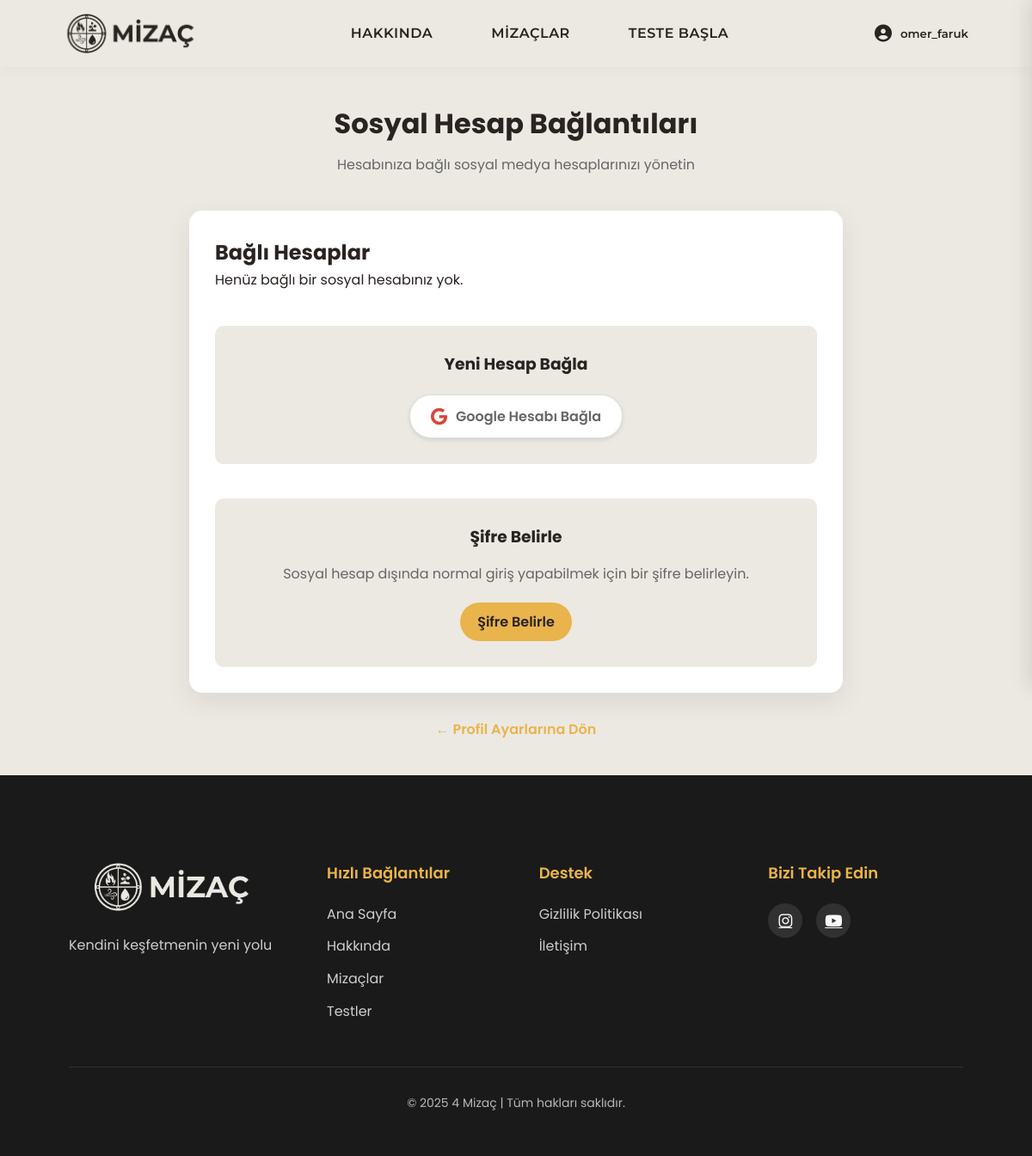
The page /accounts/social/ (signed in) on the database as committed earlier.
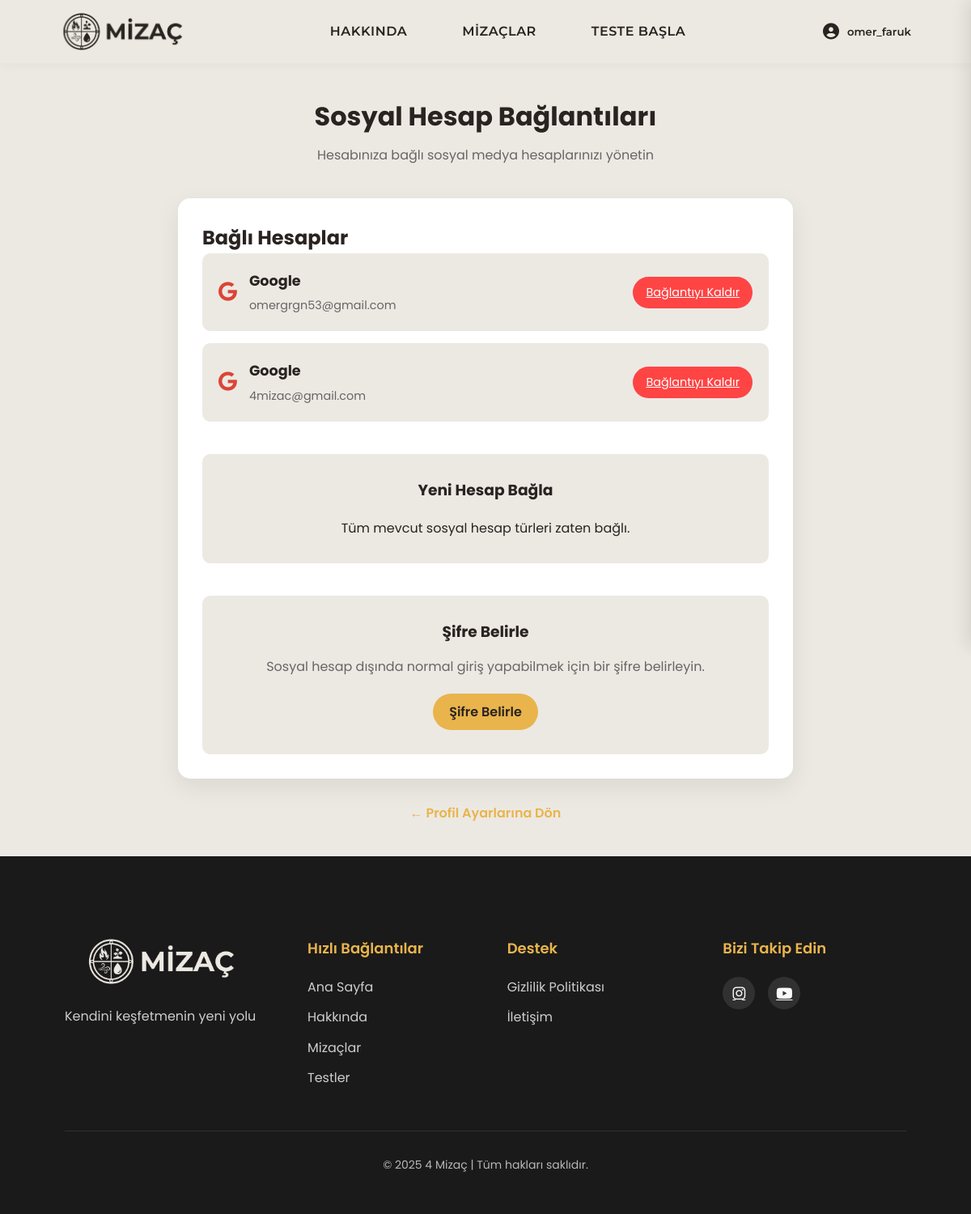
The same page on the database as committed later.
### accounts/models.py (models this page shows, shortened)
class SocialAccount(models.Model):
    PROVIDER_CHOICES = [
        ('google', 'Google'),
    ]
    user = models.ForeignKey(User, on_delete=models.CASCADE, related_name='social_accounts')
    provider = models.CharField(max_length=30, choices=PROVIDER_CHOICES)
    uid = models.CharField(max_length=255, help_text="Provider'dan gelen unique ID")
    email = models.EmailField()
    extra_data = models.JSONField(default=dict, blank=True)
    created_at = models.DateTimeField(auto_now_add=True)
    updated_at = models.DateTimeField(auto_now=True)
    class Meta:
        unique_together = ('provider', 'uid')
        verbose_name = 'Sosyal Hesap'
        verbose_name_plural = 'Sosyal Hesaplar'

### accounts/views.py (the view)
# urls.py: path('social/', views.social_accounts, name='social_accounts'),
@login_required
def social_accounts(request):
    from .models import SocialAccount
    social_accounts = SocialAccount.objects.filter(user=request.user)
    has_google = social_accounts.filter(provider='google').exists()
    return render(request, 'accounts/social_accounts.html', {
        'social_accounts': social_accounts,
        'has_google': has_google
    })

### templates/accounts/social_accounts.html (shortened to what this page needs)
{% extends 'base.html' %}
{% load static %}
{% block extra_css %}
<link rel="stylesheet" href="{% static 'css/profiles.css' %}">
{% endblock %}
{% block content %}
<div class="social-accounts-container">
    <div class="social-header">
        <h1>Sosyal Hesap Bağlantıları</h1>
        <p>Hesabınıza bağlı sosyal medya hesaplarınızı yönetin</p>
    </div>
    <div class="social-card">
        <div class="connected-accounts">
            <h2>Bağlı Hesaplar</h2>
            {% if social_accounts %}
                {% for account in social_accounts %}
                    <div class="account-item">
                        <div class="account-info">
                            <div class="account-icon">
                                {% if account.provider == 'google' %}
                                    <i class="fab fa-google"></i>
                                {% endif %}
                            </div>
                            <div class="account-details">
                                <h4>{{ account.provider|title }}</h4>
                                <p>{{ account.email }}</p>
                            </div>
                        </div>
                        {% if user.has_usable_password or social_accounts.count > 1 %}
                            <a href="{% url 'disconnect_social' account.provider %}"
                               class="disconnect-btn"
                               onclick="return confirm('Bu hesap bağlantısını kaldırmak istediğinize emin misiniz?')">
                                Bağlantıyı Kaldır
                            </a>
                        {% else %}
                            <span class="text-muted">Son giriş yöntemi</span>
                        {% endif %}
                    </div>
                {% endfor %}
            {% else %}
                <p>Henüz bağlı bir sosyal hesabınız yok.</p>
            {% endif %}
        </div>
        <div class="add-account">
            <h3>Yeni Hesap Bağla</h3>
            {% if not has_google %}
                <a href="{% url 'connect_google' %}" class="connect-google-btn">
                    <i class="fab fa-google"></i> Google Hesabı Bağla
                </a>
            {% else %}
                <p>Tüm mevcut sosyal hesap türleri zaten bağlı.</p>
            {% endif %}
        </div>
        {% if not user.has_usable_password %}
            <div class="password-section">
                <h3>Şifre Belirle</h3>
                <p>Sosyal hesap dışında normal giriş yapabilmek için bir şifre belirleyin.</p>
                <a href="{% url 'set_password' %}" class="set-password-btn">
                    Şifre Belirle
                </a>
            </div>
        {% endif %}
    </div>
    <div class="back-link">
        <a href="{% url 'profiles' %}">← Profil Ayarlarına Dön</a>
    </div>
</div>
{% endblock %}

### templates/base.html (shortened to what this page needs)
{% load static %}
<!DOCTYPE html>
<html lang="tr">
<head>
    {% load static %}
    <link rel="stylesheet" href="{% static 'css/base.css' %}">
    {% block extra_css %}{% endblock %}
    <link href="https://cdnjs.cloudflare.com/ajax/libs/font-awesome/6.4.0/css/all.min.css" rel="stylesheet">
</head>
<body>
    <div class="page-container">
        <header class="nav-container">
            <div class="header-content">
                <a href="{% url 'index' %}" class="logo">
                    <img src="{% static 'images/logo.jpg' %}" alt="MİZAÇ" class="logo-img">
                </a>
                <nav class="nav-links">
                    <a href="{% url 'about' %}" class="nav-item">HAKKINDA</a>
                    <a href="{% url 'temperaments' %}" class="nav-item">MİZAÇLAR</a>
                    <a href="{% url 'test_list' %}" class="nav-item">TESTE BAŞLA</a>
                </nav>
                {% if user.is_authenticated %}
                <div class="profile-container">
                    <button class="profile-button">
                        <i class="fas fa-user-circle"></i>
                        <span class="username-display">{{ user.username }}</span>
                    </button>
                </div>
                {% else %}
                    <a href="{% url 'login' %}" class="login-button"><i class="fas fa-sign-in-alt"></i> GİRİŞ YAP</a>
                {% endif %}
            </div>
        </header>
        <main>
            {% block content %}{% endblock %}
        </main>
        <footer>
            <div class="container">
                <div class="footer-content">
                    <div class="footer-logo">
                        <img src="{% static 'images/l2.jpg' %}" alt="MİZAÇ" class="footer-logo-img">
                        <p>Kendini keşfetmenin yeni yolu</p>
                    </div>
                    <div class="footer-links">
                        <div class="footer-column">
                            <h3>Hızlı Bağlantılar</h3>
                            <ul>
                                <li><a href="{% url 'index' %}">Ana Sayfa</a></li>
                                <li><a href="{% url 'about' %}">Hakkında</a></li>
                                <li><a href="{% url 'temperaments' %}">Mizaçlar</a></li>
                                <li><a href="{% url 'test_list' %}">Testler</a></li>
                            </ul>
                        </div>
                        <div class="footer-column">
                            <h3>Destek</h3>
                            <ul>
                                <li><a href="#">Gizlilik Politikası</a></li>
                                <li><a href="{% url 'about' %}">İletişim</a></li>
                            </ul>
                        </div>
                    </div>
                    <div class="footer-social">
                        <h3>Bizi Takip Edin</h3>
                        <div class="social-icons">
                            <a href="#" aria-label="Instagram"><i class="fab fa-instagram"></i></a>
                            <a href="#" aria-label="Youtube"><i class="fab fa-youtube"></i></a>
                        </div>
                    </div>
                </div>
                <div class="footer-bottom">
                    <p>&copy; 2025 4 Mizaç | Tüm hakları saklıdır.</p>
                </div>
            </div>
        </footer>
    </div>
</body>
</html>

### static/css/base.css (style rules this page uses)
* { margin: 0; padding: 0; box-sizing: border-box; }
:root { --primary-color: #292321; --secondary-color: #ece9e3; --accent-color: #e9b44c; --text-color: #292321; --light-text: #fafafa; --dark-bg: #1a1a1a; --border-radius: 16px; --card-radius: 20px; --box-shadow: 0 10px 30px rgba(0, 0, 0, 0.07); --card-shadow: 0 15px 35px rgba(0, 0, 0, 0.08); --transition: all 0.3s cubic-bezier(0.25, 0.8, 0.25, 1); }
body { font-family: 'Poppins', sans-serif; background-color: var(--secondary-color); color: var(--text-color); max-width: 100vw; overflow-x: hidden; line-height: 1.6; }
html, body { height: 100%; }
.page-container { display: flex; flex-direction: column; min-height: 100vh; }
.container { width: 90%; max-width: 1200px; margin: 0 auto; padding: 20px; }
.nav-container { display: flex; justify-content: space-between; align-items: center; padding: 15px 5%; background-color: #ece9e3; backdrop-filter: blur(10px); box-shadow: 0 2px 15px rgba(0, 0, 0, 0.04); position: sticky; top: 0; z-index: 1000; transition: var(--transition); }
.header-content { display: flex; justify-content: space-between; align-items: center; width: 100%; }
.logo { display: flex; align-items: center; }
.logo-img { height: 48px; width: auto; border-radius: 10px; transition: var(--transition); }
.nav-links { display: flex; gap: 36px; }
.nav-item, .login-button { font-family: 'Montserrat', sans-serif; font-weight: 600; text-decoration: none; color: var(--primary-color); padding: 8px 16px; transition: var(--transition); position: relative; letter-spacing: 0.5px; }
.nav-item::after, .login-button::after { content: ''; position: absolute; width: 0; height: 2px; bottom: 0; left: 50%; background-color: var(--accent-color); transition: var(--transition); transform: translateX(-50%); }
.profile-container { position: relative; }
.profile-button { display: flex; align-items: center; gap: 10px; background: none; border: 2px solid transparent; border-radius: var(--border-radius); cursor: pointer; padding: 8px 12px; transition: var(--transition); color: var(--primary-color); }
.profile-button i { font-size: 20px; color: var(--primary-color); }
.username-display { font-weight: 600; color: var(--primary-color); font-family: 'Montserrat', sans-serif; }
footer { background-color: var(--dark-bg); color: var(--light-text); padding: 80px 0 30px; margin-top: auto; }
.footer-content { display: grid; grid-template-columns: 1fr 2fr 1fr; gap: 60px; max-width: 1200px; margin: 0 auto; padding-bottom: 40px; border-bottom: 1px solid rgba(255, 255, 255, 0.1); }
.footer-logo { display: flex; flex-direction: column; gap: 15px; }
.footer-logo-img { height: 60px; border-radius: 10px; }
.footer-logo p { font-size: 16px; opacity: 0.8; margin-top: 10px; }
.footer-links { display: grid; grid-template-columns: repeat(2, 1fr); gap: 40px; }
.footer-column h3 { font-size: 18px; margin-bottom: 20px; color: var(--accent-color); font-weight: 600; }
.footer-column ul { list-style: none; }
.footer-column ul li { margin-bottom: 12px; }
.footer-column ul li a { color: var(--light-text); text-decoration: none; transition: var(--transition); opacity: 0.8; }
.footer-social h3 { font-size: 18px; margin-bottom: 20px; color: var(--accent-color); font-weight: 600; }
.social-icons { display: flex; gap: 16px; margin-top: 15px; }
.social-icons a { color: var(--light-text); font-size: 18px; transition: var(--transition); background-color: rgba(255, 255, 255, 0.1); border-radius: 50%; width: 40px; height: 40px; display: flex; align-items: center; justify-content: center; }
.footer-bottom { text-align: center; padding-top: 30px; font-size: 14px; opacity: 0.7; }

Rows that differ between the two databases and show on the page:
added SocialAccount: provider "Google", email "omergrgn53@gmail.com"
added SocialAccount: provider "Google", email "4mizac@gmail.com"
Other text that changed with them:
text no longer shown: "Henüz bağlı bir sosyal hesabınız yok. Google Hesabı Bağla"
text now shown: "Tüm mevcut sosyal hesap türleri zaten bağlı."
